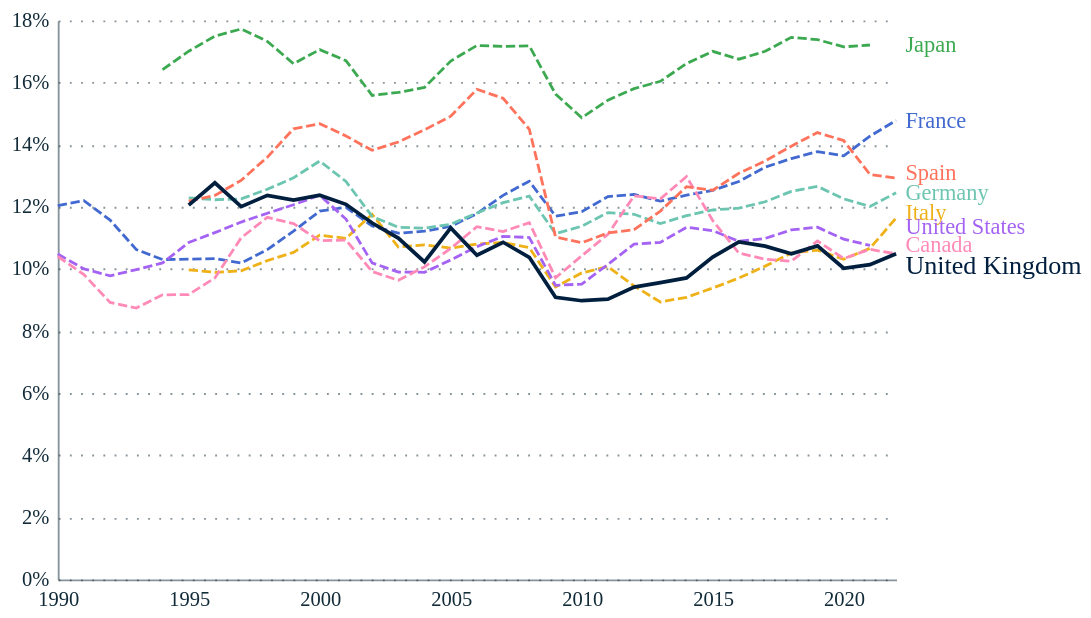

Source (Vega-Lite JSON):
### Vega-Lite specification from a JSON file in a GitHub repository (floating-point values rounded to 4 significant figures; data arrays with more than 128 entries replaced by an {"elided": "..."} marker saying what was removed)
{"config": {"font": "Circular Std", "mark": {"line": {"interpolate": "linear"}}, "view": {"stroke": "transparent", "width": 400, "height": 300}, "range": {"category": ["#179fdb", "#e6224b", "#f4c245", "#122b39", "#eb5c2e", "#36b7b4"], "diverging": ["#E6224B", "#E54753", "#C9C9C9", "#179FDB", "#122B39"], "heatmap": ["#C9C9C9", "#179FDB", "#0063AF", "#122B39"], "ordinal": ["#00A767", "#36B7B4", "#179FDB", "#0063AF", "#243B5A"]}, "axisX": {"labelColor": "#122b39", "tickColor": "#122b39", "domainColor": "#122b39", "domainOpacity": 0.5, "gridOpacity": 0, "labelFont": "Circular Std", "labelAngle": 0, "labelAlign": "center", "labelFontSize": 11, "labelPadding": 5, "tickCount": 10, "tickSize": 0, "title": ""}, "axisY": {"labelColor": "#122b39", "labelFont": "Circular Std", "tickColor": "#122b39", "domainColor": "#122b39", "gridColor": "#122b39", "gridDash": [1, 5], "gridOpacity": 0.5, "labelPadding": 5, "labelFontSize": 11, "domainOpacity": 0.5, "tickSize": 0, "title": null, "titleAlign": "left", "titleAngle": 0, "titleBaseline": "bottom", "titleColor": "#122b39", "titleOpacity": 0.9, "titleX": 0, "titleY": -7}}, "layer": [{"mark": {"type": "line"}, "encoding": {"color": {"field": "Country", "legend": null, "scale": {"domain": ["United Kingdom", "France", "Italy", "Spain", "Germany", "Japan", "Canada", "United States", "Australia", "South Korea"], "range": ["#001f3f", "#4269d0", "#efb118", "#ff725c", "#6cc5b0", "#3ca951", "#ff8ab7", "#a463f2", "#97bbf5", "#9c6b4e"]}, "type": "nominal"}, "size": {"condition": {"test": "(datum.LOCATION === 'GBR')", "value": 2}, "value": 1.5}, "strokeDash": {"condition": {"test": "(datum.LOCATION === 'GBR')", "value": [0, 0]}, "value": [5, 2]}, "x": {"field": "Time", "title": "", "type": "temporal"}, "y": {"axis": {"format": "%"}, "field": "Value", "title": "", "type": "quantitative"}}}, {"mark": {"type": "text", "align": "left", "dx": 5, "dy": {"expr": "{\"Italy\": -3, \"United States\": -10, \"Canada\": -5, \"United Kingdom\": 7, \"Spain\": -3}[datum.Country]"}}, "encoding": {"color": {"field": "Country", "legend": null, "scale": {"domain": ["United Kingdom", "France", "Italy", "Spain", "Germany", "Japan", "Canada", "United States", "Australia", "South Korea"], "range": ["#001f3f", "#4269d0", "#efb118", "#ff725c", "#6cc5b0", "#3ca951", "#ff8ab7", "#a463f2", "#97bbf5", "#9c6b4e"]}, "type": "nominal"}, "size": {"condition": {"test": "(datum.LOCATION === 'GBR')", "value": 14}, "value": 12}, "text": {"field": "label", "type": "nominal"}, "x": {"value": 450}, "y": {"axis": {"format": "%"}, "field": "Value", "title": "", "type": "quantitative"}}}], "data": {"name": "data-2b4fea972c1314d4533781d85c5b06b1"}, "height": 300, "width": 450, "$schema": "https://vega.github.io/schema/vega-lite/v5.8.0.json", "datasets": {"data-2b4fea972c1314d4533781d85c5b06b1": {"elided": "238 records"}}}
